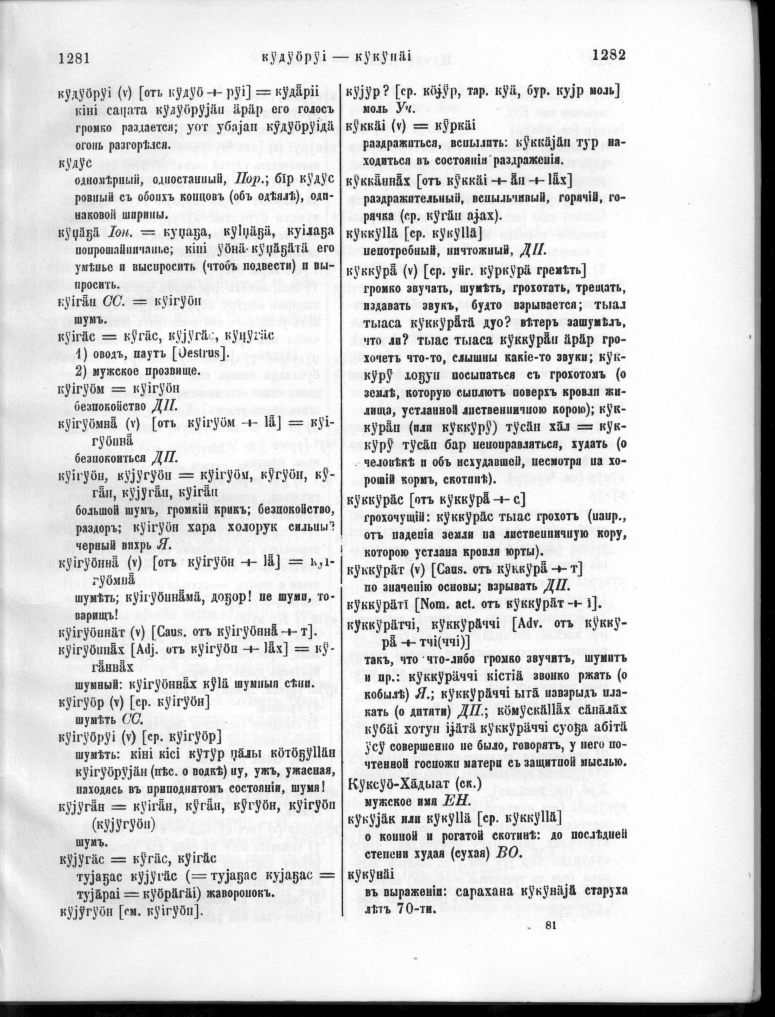
#> input picture Pek.jpg, 2324 x 3050 px (shown at 1/3 size); the run also reads 2 pictures not shown here
$ jupyter execute --allow-errors Narezka.ipynb
#> lines starting #> are read from the running program, lines starting #| are printed output that depends on the picture; after the words box and inside, x2 and y2 are one past the last pixel; in counts of white or black regions, pixels touching at a corner belong together
[cell 1]
import cv2, numpy as np, matplotlib
from matplotlib import pyplot as plt

image = cv2.imread('Pek.jpg', cv2.IMREAD_GRAYSCALE)
#> image is the input picture: shape (3050, 2324); min 0, max 255, mean 217.4

[cell 2]
h,w = image.shape
#> h = 3050; w = 2324
image = image[100:-200,130:1010]
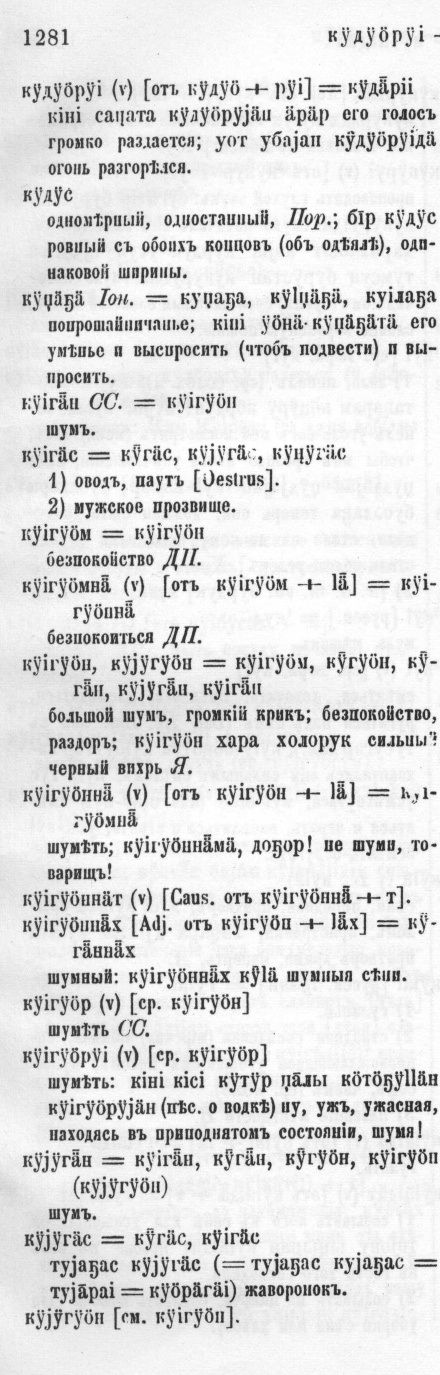
#> image: shape (2750, 880) (shown at 1/2 size); min 13, max 255, mean 220.9

ret,thresh = cv2.threshold(image,127,255,cv2.THRESH_BINARY_INV+cv2.THRESH_OTSU)
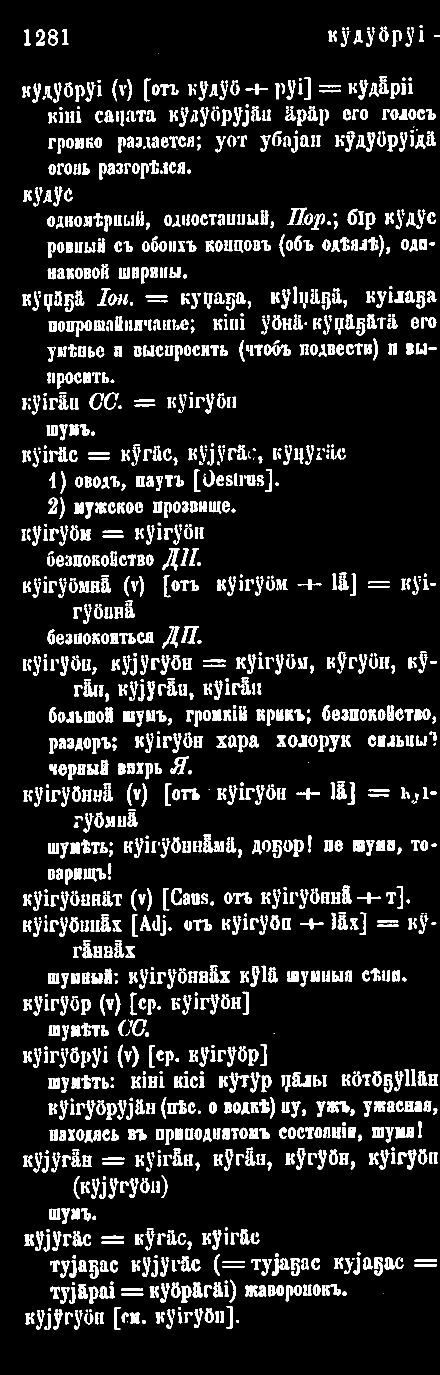
#> thresh: shape (2750, 880) (shown at 1/2 size); 11.4% white; 1675 white regions (61 under 20 px), largest, box (x1, y1, x2, y2) and area: (584, 2145, 623, 2174) 631, (334, 2200, 374, 2228) 579, (459, 2145, 499, 2185) 535
#> ret = 162

kernel = np.ones((5,25), np.uint8)
img_dilation = cv2.dilate(thresh, kernel, iterations=1)
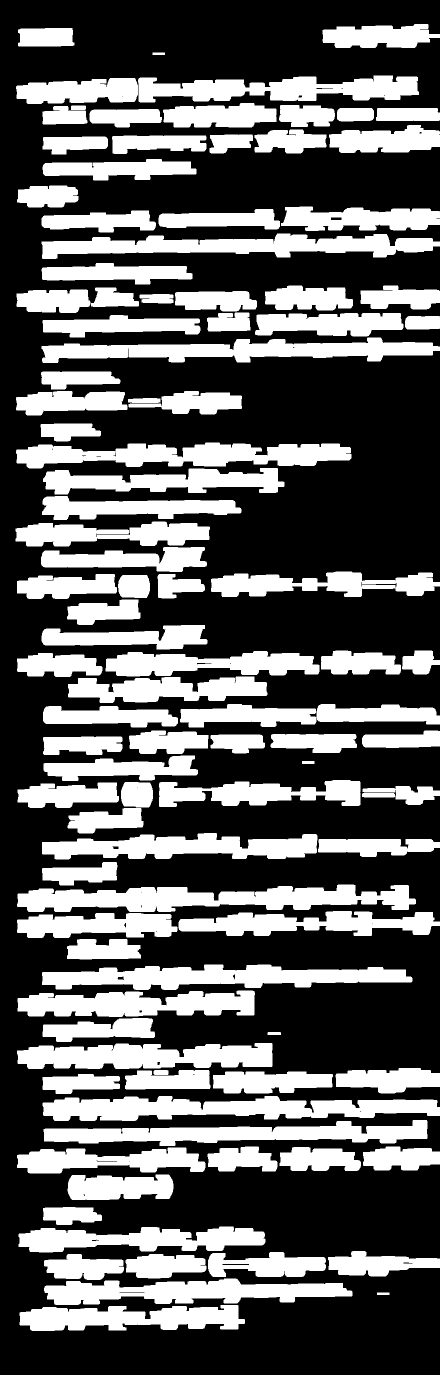
#> img_dilation: shape (2750, 880) (shown at 1/2 size); 35.8% white; 104 white regions, largest, box (x1, y1, x2, y2) and area: (34, 1769, 832, 1824) 27752, (85, 2192, 880, 2242) 26361, (84, 1929, 825, 1980) 23430

roi = img_dilation[200:700]
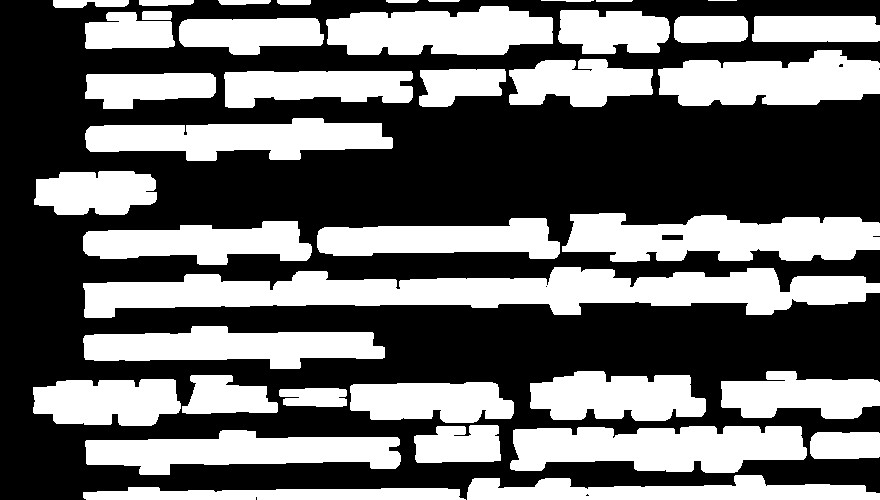
#> roi: shape (500, 880); 41.8% white; 40 white regions, largest, box (x1, y1, x2, y2) and area: (83, 267, 880, 318) 23065, (562, 213, 880, 262) 11490, (510, 426, 807, 473) 10894

plt.figure(figsize=(20,30))
plt.imshow(roi, cmap='gray')

[cell 3]
sums = np.sum(roi, axis=0)
#> sums = 880 values, max 81600 at index 108, min 0 at index 0, mean 53319.1
plt.figure(figsize=(25,5))
plt.plot(sums[200:700])
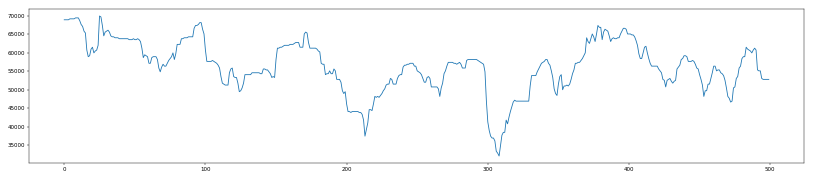
#> figure drawn by matplotlib, 1 panel; curve peaks at x = 25, y = 69870
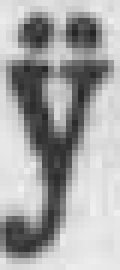
#> input picture y2.png, 20 x 45 px (shown 6 times larger)

[cell 4]
ret,thresh = cv2.threshold(image,127,255,cv2.THRESH_BINARY_INV+cv2.THRESH_OTSU)

kernel = np.ones((5,25), np.uint8)
img_dilation = cv2.dilate(thresh, kernel, iterations=1)

plt.figure(figsize=(20,30))
plt.imshow(img_dilation[200:700], cmap='gray')

[cell 5]
import cv2

#> (a cell that did not finish here is left out)

#> (a cell that did not finish here is left out)

#> (a cell that did not finish here is left out)

#> (a cell that did not finish here is left out)

[cell 10]
img1 = np.ones((63, 39), dtype = "float32")*235
#> img1: shape (63, 39) float32; every value is 235
